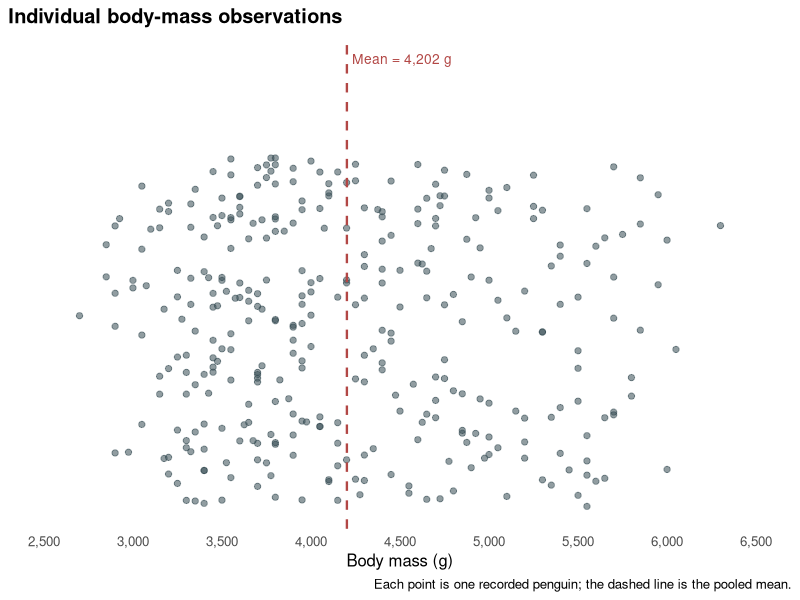
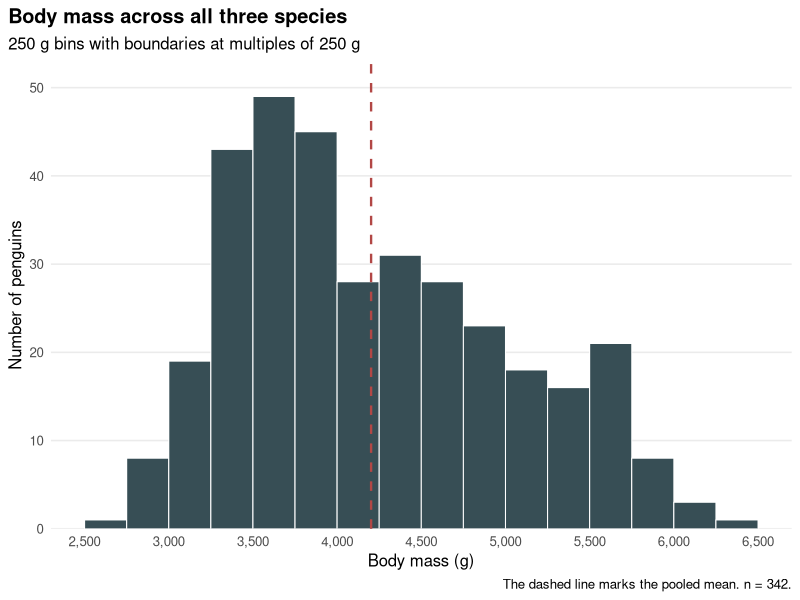
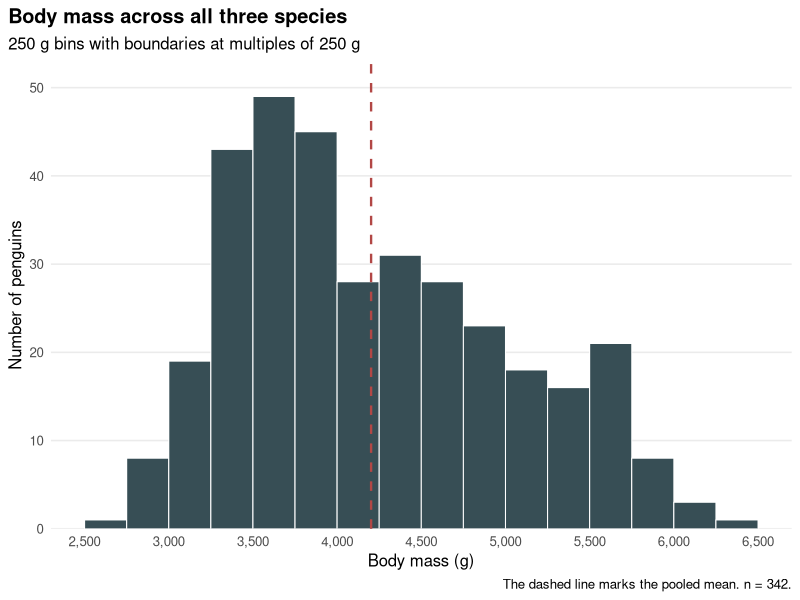
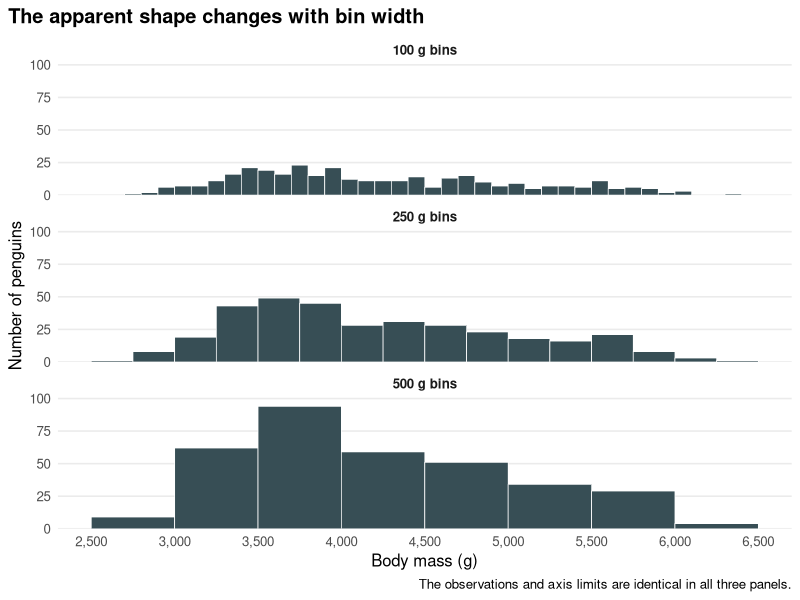
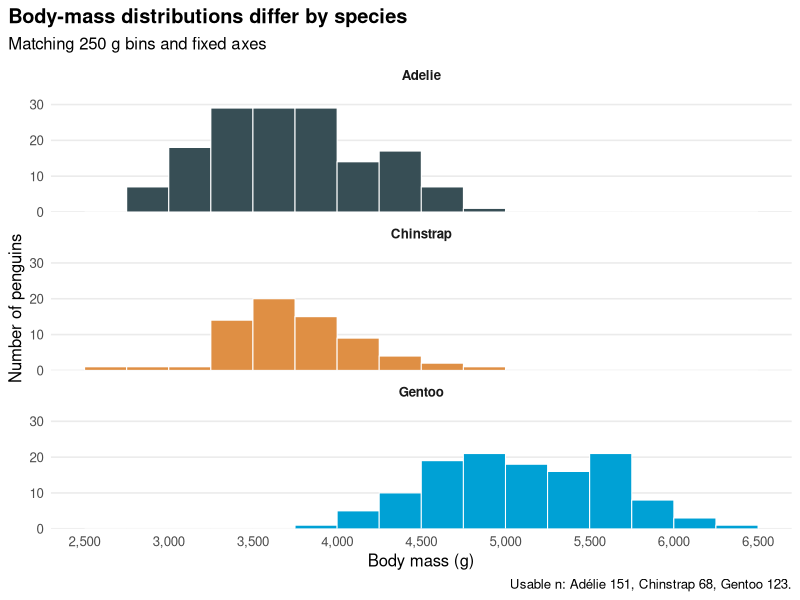
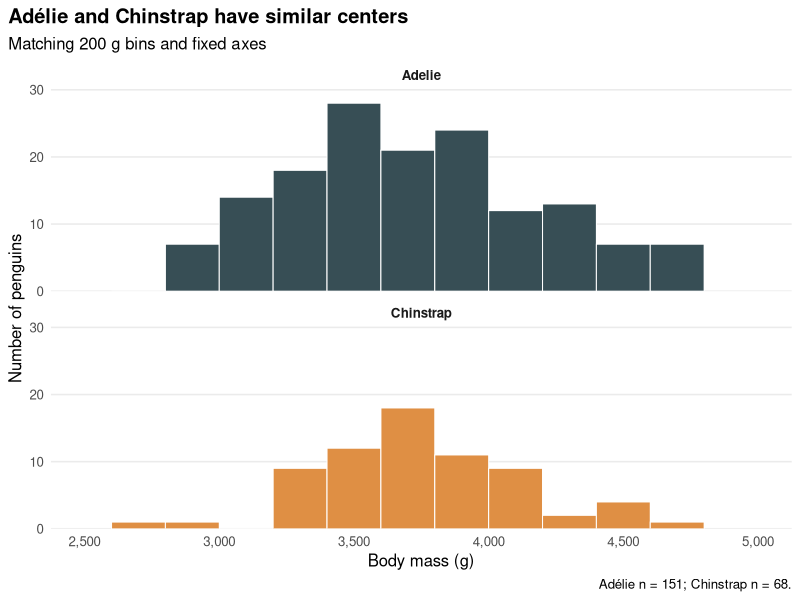
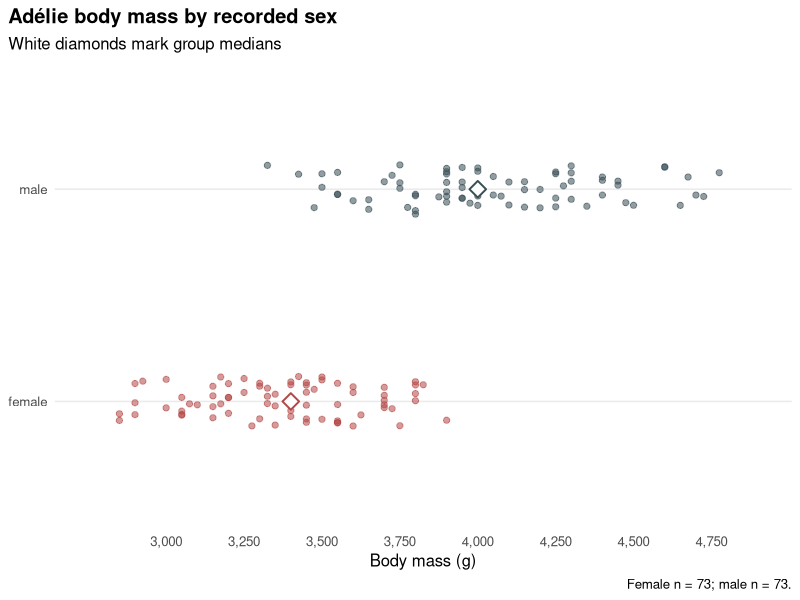
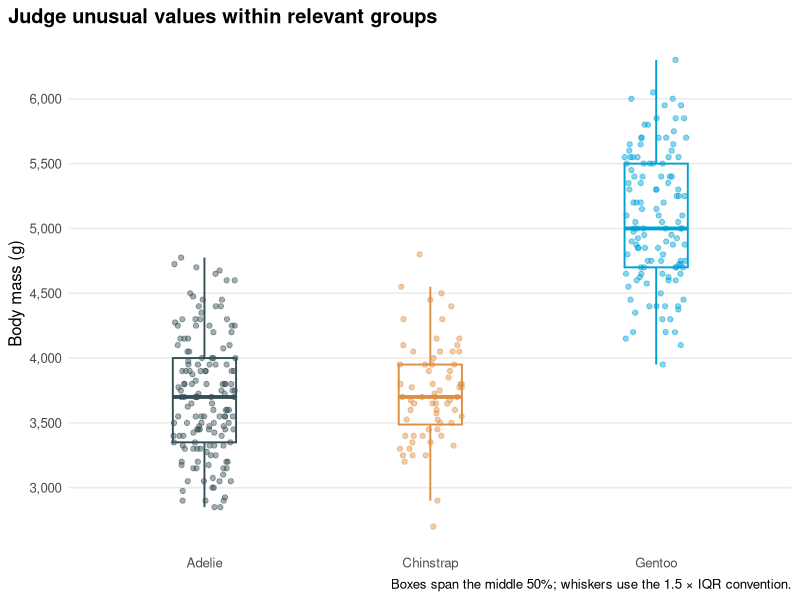

Reproduce these figures in R, in order.
# Understanding data distribution: complete analysis
#
# Run this script from the directory that contains it. It requires the
# tidyverse and palmerpenguins packages, writes figures to figures/, and
# prints the R session information at the end.
#
# Install the packages once if needed:
# install.packages(c("tidyverse", "palmerpenguins"))

## ----analysis-setup, include=FALSE--------------------------------------------
library(tidyverse)
library(palmerpenguins)

dir.create("figures", showWarnings = FALSE, recursive = TRUE)

species_colours <- c(
  "Adelie" = "#374E55",
  "Chinstrap" = "#DF8F44",
  "Gentoo" = "#00A1D5"
)

sex_colours <- c(
  "female" = "#B24745",
  "male" = "#374E55"
)

theme_penguin <- theme_minimal(base_size = 12) +
  theme(
    plot.background = element_rect(fill = "white", colour = NA),
    panel.background = element_rect(fill = "white", colour = NA),
    panel.grid.minor = element_blank(),
    panel.grid.major.x = element_blank(),
    plot.title.position = "plot",
    plot.caption.position = "plot",
    plot.title = element_text(face = "bold"),
    strip.text = element_text(face = "bold"),
    legend.position = "bottom"
  )


## ----opening-average----------------------------------------------------------
overall_mean <- penguins |>
  summarise(
    usable_n = sum(!is.na(body_mass_g)),
    mean_body_mass_g = mean(body_mass_g, na.rm = TRUE)
  )

knitr::kable(overall_mean, digits = 2)




## ----load-packages------------------------------------------------------------
library(tidyverse)
library(palmerpenguins)


## ----inspect-data-------------------------------------------------------------
relevant_penguins <- penguins |>
  select(species, body_mass_g, sex, flipper_length_mm)

relevant_penguins |>
  slice_head(n = 6) |>
  knitr::kable()


## ----missing-values-----------------------------------------------------------
missing_relevant <- relevant_penguins |>
  summarise(across(everything(), ~ sum(is.na(.x)))) |>
  pivot_longer(
    everything(),
    names_to = "variable",
    values_to = "missing_n"
  )

knitr::kable(missing_relevant)


## ----body-mass-data-----------------------------------------------------------
penguin_mass <- penguins |>
  filter(!is.na(body_mass_g))

penguin_mass |>
  summarise(usable_n = n()) |>
  knitr::kable()


## ----individual-observations, echo=c(1, 2)------------------------------------
set.seed(20261023)

p_individual <- ggplot(
  penguin_mass,
  aes(x = body_mass_g, y = 0)
) +
  geom_jitter(
    height = 0.16,
    width = 0,
    size = 1.8,
    alpha = 0.55,
    colour = "#374E55"
  ) +
  geom_vline(
    xintercept = overall_mean$mean_body_mass_g,
    colour = "#B24745",
    linewidth = 0.8,
    linetype = "dashed"
  ) +
  annotate(
    "text",
    x = overall_mean$mean_body_mass_g,
    y = 0.25,
    label = "Mean = 4,202 g",
    colour = "#B24745",
    hjust = -0.05,
    size = 3.5
  ) +
  scale_x_continuous(
    limits = c(2500, 6500),
    breaks = seq(2500, 6500, by = 500),
    labels = scales::label_comma()
  ) +
  scale_y_continuous(NULL, breaks = NULL) +
  labs(
    title = "Individual body-mass observations",
    x = "Body mass (g)",
    caption = "Each point is one recorded penguin; the dashed line is the pooled mean."
  ) +
  theme_penguin

ggsave(
  "figures/individual-body-mass.svg",
  p_individual,
  width = 8,
  height = 3.8,
  bg = "white"
)




## ----pooled-histogram, echo=1-------------------------------------------------
p_histogram <- ggplot(penguin_mass, aes(x = body_mass_g)) +
  geom_histogram(
    binwidth = 250,
    boundary = 0,
    closed = "left",
    fill = "#374E55",
    colour = "white",
    linewidth = 0.35
  ) +
  geom_vline(
    xintercept = overall_mean$mean_body_mass_g,
    colour = "#B24745",
    linewidth = 0.8,
    linetype = "dashed"
  ) +
  coord_cartesian(xlim = c(2500, 6500)) +
  scale_x_continuous(
    breaks = seq(2500, 6500, by = 500),
    labels = scales::label_comma()
  ) +
  scale_y_continuous(expand = expansion(mult = c(0, 0.08))) +
  labs(
    title = "Body mass across all three species",
    subtitle = "250 g bins with boundaries at multiples of 250 g",
    x = "Body mass (g)",
    y = "Number of penguins",
    caption = "The dashed line marks the pooled mean. n = 342."
  ) +
  theme_penguin

ggsave(
  "figures/pooled-histogram.svg",
  p_histogram,
  width = 8,
  height = 5,
  bg = "white"
)

ggsave(
  "featured.png",
  p_histogram + theme(legend.position = "none"),
  width = 8,
  height = 4.5,
  dpi = 200,
  bg = "white"
)




## ----compare-bin-widths, echo=1:3---------------------------------------------
bin_widths <- tibble(
  bin_width = c(100, 250, 500),
  panel = factor(
    c("100 g bins", "250 g bins", "500 g bins"),
    levels = c("100 g bins", "250 g bins", "500 g bins")
  )
)

mass_bins <- tidyr::expand_grid(
  penguin_mass |> select(body_mass_g),
  bin_widths
) |>
  mutate(
    bin_left = floor(body_mass_g / bin_width) * bin_width
  ) |>
  count(panel, bin_width, bin_left, name = "count")

p_bin_widths <- ggplot(mass_bins) +
  geom_rect(
    aes(
      xmin = bin_left,
      xmax = bin_left + bin_width,
      ymin = 0,
      ymax = count
    ),
    fill = "#374E55",
    colour = "white",
    linewidth = 0.25
  ) +
  facet_wrap(~ panel, ncol = 1) +
  coord_cartesian(xlim = c(2500, 6500)) +
  scale_x_continuous(
    breaks = seq(2500, 6500, by = 500),
    labels = scales::label_comma()
  ) +
  scale_y_continuous(expand = expansion(mult = c(0, 0.08))) +
  labs(
    title = "The apparent shape changes with bin width",
    x = "Body mass (g)",
    y = "Number of penguins",
    caption = "The observations and axis limits are identical in all three panels."
  ) +
  theme_penguin

ggsave(
  "figures/bin-width-comparison.svg",
  p_bin_widths,
  width = 8,
  height = 8.5,
  bg = "white"
)




## ----pooled-summary-----------------------------------------------------------
pooled_summary <- penguin_mass |>
  summarise(
    usable_n = n(),
    mean_g = mean(body_mass_g),
    median_g = median(body_mass_g),
    sd_g = sd(body_mass_g),
    q1_g = quantile(body_mass_g, 0.25),
    q3_g = quantile(body_mass_g, 0.75),
    iqr_g = IQR(body_mass_g),
    min_g = min(body_mass_g),
    max_g = max(body_mass_g)
  )

knitr::kable(pooled_summary, digits = 1)


## ----species-histograms, echo=1-----------------------------------------------
p_species_histograms <- ggplot(
  penguin_mass,
  aes(x = body_mass_g, fill = species)
) +
  geom_histogram(
    binwidth = 250,
    boundary = 0,
    closed = "left",
    colour = "white",
    linewidth = 0.35,
    show.legend = FALSE
  ) +
  facet_wrap(~ species, ncol = 1) +
  coord_cartesian(xlim = c(2500, 6500), ylim = c(0, 32)) +
  scale_x_continuous(
    breaks = seq(2500, 6500, by = 500),
    labels = scales::label_comma()
  ) +
  scale_y_continuous(expand = expansion(mult = c(0, 0.08))) +
  scale_fill_manual(values = species_colours) +
  labs(
    title = "Body-mass distributions differ by species",
    subtitle = "Matching 250 g bins and fixed axes",
    x = "Body mass (g)",
    y = "Number of penguins",
    caption = "Usable n: Adélie 151, Chinstrap 68, Gentoo 123."
  ) +
  theme_penguin

ggsave(
  "figures/body-mass-by-species.svg",
  p_species_histograms,
  width = 8,
  height = 8.5,
  bg = "white"
)




## ----species-summary----------------------------------------------------------
species_summary <- penguin_mass |>
  group_by(species) |>
  summarise(
    usable_n = n(),
    mean_g = mean(body_mass_g),
    median_g = median(body_mass_g),
    sd_g = sd(body_mass_g),
    q1_g = quantile(body_mass_g, 0.25),
    q3_g = quantile(body_mass_g, 0.75),
    iqr_g = IQR(body_mass_g),
    .groups = "drop"
  )

knitr::kable(species_summary, digits = 1)


## ----adelie-chinstrap-summary-------------------------------------------------
adelie_chinstrap_summary <- species_summary |>
  filter(species %in% c("Adelie", "Chinstrap"))

knitr::kable(adelie_chinstrap_summary, digits = 1)


## ----adelie-chinstrap-plot, echo=1:2------------------------------------------
adelie_chinstrap <- penguin_mass |>
  filter(species %in% c("Adelie", "Chinstrap"))

p_adelie_chinstrap <- ggplot(
  adelie_chinstrap,
  aes(x = body_mass_g, fill = species)
) +
  geom_histogram(
    binwidth = 200,
    boundary = 0,
    closed = "left",
    colour = "white",
    linewidth = 0.35,
    show.legend = FALSE
  ) +
  facet_wrap(~ species, ncol = 1) +
  coord_cartesian(xlim = c(2500, 5000), ylim = c(0, 28)) +
  scale_x_continuous(
    breaks = seq(2500, 5000, by = 500),
    labels = scales::label_comma()
  ) +
  scale_y_continuous(expand = expansion(mult = c(0, 0.08))) +
  scale_fill_manual(values = species_colours) +
  labs(
    title = "Adélie and Chinstrap have similar centers",
    subtitle = "Matching 200 g bins and fixed axes",
    x = "Body mass (g)",
    y = "Number of penguins",
    caption = "Adélie n = 151; Chinstrap n = 68."
  ) +
  theme_penguin

ggsave(
  "figures/adelie-chinstrap-comparison.svg",
  p_adelie_chinstrap,
  width = 8,
  height = 6.5,
  bg = "white"
)




## ----adelie-missingness-------------------------------------------------------
adelie_missingness <- penguins |>
  filter(species == "Adelie") |>
  summarise(
    total_rows = n(),
    missing_body_mass = sum(is.na(body_mass_g)),
    missing_sex = sum(is.na(sex)),
    usable_for_comparison = sum(
      !is.na(body_mass_g) & !is.na(sex)
    )
  )

knitr::kable(adelie_missingness)


## ----adelie-sex-summary-------------------------------------------------------
adelie_sex <- penguins |>
  filter(
    species == "Adelie",
    !is.na(body_mass_g),
    !is.na(sex)
  )

adelie_sex_summary <- adelie_sex |>
  group_by(sex) |>
  summarise(
    usable_n = n(),
    mean_g = mean(body_mass_g),
    median_g = median(body_mass_g),
    min_g = min(body_mass_g),
    max_g = max(body_mass_g),
    .groups = "drop"
  )

knitr::kable(adelie_sex_summary, digits = 1)


## ----adelie-sex-plot, echo=c(1, 2)--------------------------------------------
set.seed(20261023)

p_adelie_sex <- ggplot(
  adelie_sex,
  aes(x = body_mass_g, y = sex, colour = sex)
) +
  geom_jitter(
    height = 0.12,
    width = 0,
    alpha = 0.55,
    size = 1.8,
    show.legend = FALSE
  ) +
  stat_summary(
    fun = median,
    geom = "point",
    shape = 23,
    size = 3.8,
    fill = "white",
    stroke = 1,
    show.legend = FALSE
  ) +
  scale_colour_manual(values = sex_colours) +
  scale_x_continuous(
    limits = c(2750, 4900),
    breaks = seq(3000, 4750, by = 250),
    labels = scales::label_comma()
  ) +
  labs(
    title = "Adélie body mass by recorded sex",
    subtitle = "White diamonds mark group medians",
    x = "Body mass (g)",
    y = NULL,
    caption = "Female n = 73; male n = 73."
  ) +
  theme_penguin

ggsave(
  "figures/adelie-body-mass-by-sex.svg",
  p_adelie_sex,
  width = 8,
  height = 4.5,
  bg = "white"
)




## ----unusual-values-plot, echo=c(1, 2)----------------------------------------
set.seed(20261023)

p_unusual <- ggplot(
  penguin_mass,
  aes(x = species, y = body_mass_g, colour = species)
) +
  geom_boxplot(
    width = 0.28,
    outlier.shape = NA,
    fill = "white",
    linewidth = 0.65,
    show.legend = FALSE
  ) +
  geom_jitter(
    width = 0.14,
    height = 0,
    alpha = 0.45,
    size = 1.5,
    show.legend = FALSE
  ) +
  scale_colour_manual(values = species_colours) +
  scale_y_continuous(
    breaks = seq(2500, 6500, by = 500),
    labels = scales::label_comma()
  ) +
  labs(
    title = "Judge unusual values within relevant groups",
    x = NULL,
    y = "Body mass (g)",
    caption = "Boxes span the middle 50%; whiskers use the 1.5 × IQR convention."
  ) +
  theme_penguin

ggsave(
  "figures/unusual-values-by-species.svg",
  p_unusual,
  width = 8,
  height = 5.5,
  bg = "white"
)




## ----high-mass-count----------------------------------------------------------
high_mass_by_species <- penguin_mass |>
  filter(body_mass_g >= 5500) |>
  count(species, name = "n_at_least_5500_g")

knitr::kable(high_mass_by_species)


## ----boxplot-rule-------------------------------------------------------------
species_boxplot_flags <- penguin_mass |>
  group_by(species) |>
  mutate(
    q1_g = quantile(body_mass_g, 0.25),
    q3_g = quantile(body_mass_g, 0.75),
    iqr_g = q3_g - q1_g
  ) |>
  filter(
    body_mass_g < q1_g - 1.5 * iqr_g |
      body_mass_g > q3_g + 1.5 * iqr_g
  ) |>
  select(species, body_mass_g)

knitr::kable(species_boxplot_flags)




## ----flipper-worked-answer----------------------------------------------------
flipper_data <- penguins |>
  filter(!is.na(flipper_length_mm))

flipper_summary <- flipper_data |>
  group_by(species) |>
  summarise(
    usable_n = n(),
    mean_mm = mean(flipper_length_mm),
    median_mm = median(flipper_length_mm),
    sd_mm = sd(flipper_length_mm),
    q1_mm = quantile(flipper_length_mm, 0.25),
    q3_mm = quantile(flipper_length_mm, 0.75),
    iqr_mm = IQR(flipper_length_mm),
    .groups = "drop"
  )

knitr::kable(flipper_summary, digits = 1)


## ----flipper-worked-plot, echo=c(1, 2)----------------------------------------
set.seed(20261023)

p_flipper <- ggplot(
  flipper_data,
  aes(x = species, y = flipper_length_mm, colour = species)
) +
  geom_boxplot(
    width = 0.28,
    outlier.shape = NA,
    fill = "white",
    linewidth = 0.65,
    show.legend = FALSE
  ) +
  geom_jitter(
    width = 0.14,
    height = 0,
    alpha = 0.45,
    size = 1.5,
    show.legend = FALSE
  ) +
  scale_colour_manual(values = species_colours) +
  scale_y_continuous(breaks = seq(170, 235, by = 10)) +
  labs(
    title = "Flipper length by species",
    x = NULL,
    y = "Flipper length (mm)",
    caption = "Usable n: Adélie 151, Chinstrap 68, Gentoo 123."
  ) +
  theme_penguin

ggsave(
  "figures/flipper-length-by-species.svg",
  p_flipper,
  width = 8,
  height = 5.5,
  bg = "white"
)




## ----session-info, include=FALSE----------------------------------------------
sessionInfo()
